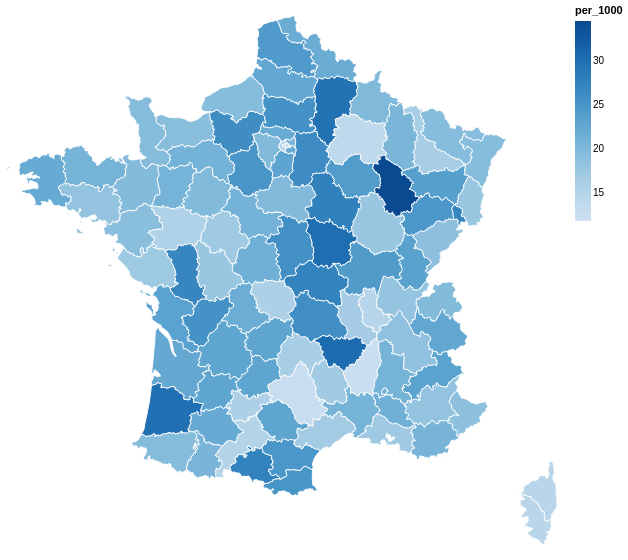

This figure's notebook cell:
### Code cell
geo = alt.InlineData(values=france['features'])
fields = ['type', 'geometry', 'properties']
lookup = alt.LookupData(geo, 'properties.code', fields)

menu = alt.binding_select(options=picks, name='Name: ')
slider = alt.binding_range(min=1900, max=2020, step=1, name='Year: ')
name_sel = alt.param(name='sel_name', value='KEVIN', bind=menu)
year_sel = alt.param(name='sel_year', value=1991, bind=slider)

bg = alt.Chart(geo).mark_geoshape(fill='lightgray', stroke='white')

shown = 'datum.name == sel_name && datum.year == sel_year'
front = alt.Chart(by_dept).transform_filter(shown)
front = front.transform_lookup('dept', from_=lookup)
front = front.mark_geoshape(stroke='white').encode(
    color=alt.Color('per_1000:Q', scale=alt.Scale(scheme='blues')),
    tooltip=['properties.nom:N', 'per_1000:Q'])

chart = (bg + front).add_params(name_sel, year_sel)
chart.project('mercator').properties(width=550, height=550)

### Figure 1 — Vega-Lite specification as saved in the notebook (floating-point values rounded to 4 significant figures; data arrays with more than 128 entries replaced by an {"elided": "..."} marker saying what was removed)
{"config": {"view": {"continuousWidth": 300, "continuousHeight": 300}}, "layer": [{"data": {"name": "data-70be24e22400b56bec8980b88d9ea387"}, "mark": {"type": "geoshape", "fill": "lightgray", "stroke": "white"}}, {"data": {"name": "data-f15bd71f28ed439c6ff69121ce92e0eb"}, "mark": {"type": "geoshape", "stroke": "white"}, "encoding": {"color": {"field": "per_1000", "scale": {"scheme": "blues"}, "type": "quantitative"}, "tooltip": [{"field": "properties.nom", "type": "nominal"}, {"field": "per_1000", "type": "quantitative"}]}, "transform": [{"filter": "datum.name == sel_name && datum.year == sel_year"}, {"lookup": "dept", "from": {"data": {"name": "data-70be24e22400b56bec8980b88d9ea387"}, "key": "properties.code", "fields": ["type", "geometry", "properties"]}}]}], "height": 550, "params": [{"name": "sel_name", "bind": {"input": "select", "options": ["KEVIN", "ERWAN", "MAEL", "RONAN", "AITOR", "MAITE", "MARIE", "JEAN", "MOHAMED"], "name": "Name: "}, "value": "KEVIN"}, {"name": "sel_year", "bind": {"input": "range", "max": 2020, "min": 1900, "name": "Year: ", "step": 1}, "value": 1991}], "projection": {"type": "mercator"}, "width": 550, "$schema": "https://vega.github.io/schema/vega-lite/v6.4.1.json", "datasets": {"data-70be24e22400b56bec8980b88d9ea387": [{"type": "Feature", "geometry": {"type": "Polygon", "coordinates": {"elided": "1x138x2 float values"}}, "properties": {"code": "01", "nom": "Ain"}}, {"type": "Feature", "geometry": {"type": "Polygon", "coordinates": {"elided": "1x185x2 float values"}}, "properties": {"code": "02", "nom": "Aisne"}}, {"type": "Feature", "geometry": {"type": "Polygon", "coordinates": {"elided": "1x166x2 float values"}}, "properties": {"code": "03", "nom": "Allier"}}, {"type": "Feature", "geometry": {"type": "Polygon", "coordinates": {"elided": "1x183x2 float values"}}, "properties": {"code": "04", "nom": "Alpes-de-Haute-Provence"}}, {"type": "Feature", "geometry": {"type": "Polygon", "coordinates": {"elided": "1x184x2 float values"}}, "properties": {"code": "05", "nom": "Hautes-Alpes"}}, {"type": "Feature", "geometry": {"type": "Polygon", "coordinates": {"elided": "1x132x2 float values"}}, "properties": {"code": "06", "nom": "Alpes-Maritimes"}}, {"type": "Feature", "geometry": {"type": "Polygon", "coordinates": {"elided": "1x138x2 float values"}}, "properties": {"code": "07", "nom": "Ardèche"}}, {"type": "Feature", "geometry": {"type": "Polygon", "coordinates": {"elided": "1x135x2 float values"}}, "properties": {"code": "08", "nom": "Ardennes"}}, {"type": "Feature", "geometry": {"type": "Polygon", "coordinates": {"elided": "1x149x2 float values"}}, "properties": {"code": "09", "nom": "Ariège"}}, {"type": "Feature", "geometry": {"type": "Polygon", "coordinates": {"elided": "1x142x2 float values"}}, "properties": {"code": "10", "nom": "Aube"}}, {"type": "Feature", "geometry": {"type": "Polygon", "coordinates": {"elided": "1x145x2 float values"}}, "properties": {"code": "11", "nom": "Aude"}}, {"type": "Feature", "geometry": {"type": "Polygon", "coordinates": {"elided": "1x189x2 float values"}}, "properties": {"code": "12", "nom": "Aveyron"}}, {"type": "Feature", "geometry": {"type": "Polygon", "coordinates": {"elided": "2 rows, 298 float values in total"}}, "properties": {"code": "13", "nom": "Bouches-du-Rhône"}}, {"type": "Feature", "geometry": {"type": "Polygon", "coordinates": {"elided": "1x128x2 float values"}}, "properties": {"code": "14", "nom": "Calvados"}}, {"type": "Feature", "geometry": {"type": "Polygon", "coordinates": {"elided": "1x160x2 float values"}}, "properties": {"code": "15", "nom": "Cantal"}}, {"type": "Feature", "geometry": {"type": "Polygon", "coordinates": {"elided": "1x146x2 float values"}}, "properties": {"code": "16", "nom": "Charente"}}, {"type": "Feature", "geometry": {"type": "MultiPolygon", "coordinates": {"elided": "3 rows, 438 float values in total"}}, "properties": {"code": "17", "nom": "Charente-Maritime"}}, {"type": "Feature", "geometry": {"type": "Polygon", "coordinates": {"elided": "1x156x2 float values"}}, "properties": {"code": "18", "nom": "Cher"}}, {"type": "Feature", "geometry": {"type": "Polygon", "coordinates": {"elided": "1x148x2 float values"}}, "properties": {"code": "19", "nom": "Corrèze"}}, {"type": "Feature", "geometry": {"type": "MultiPolygon", "coordinates": {"elided": "2 rows, 344 float values in total"}}, "properties": {"code": "21", "nom": "Côte-d'Or"}}, {"type": "Feature", "geometry": {"type": "Polygon", "coordinates": {"elided": "1x172x2 float values"}}, "properties": {"code": "22", "nom": "Côtes-d'Armor"}}, {"type": "Feature", "geometry": {"type": "Polygon", "coordinates": {"elided": "1x129x2 float values"}}, "properties": {"code": "23", "nom": "Creuse"}}, {"type": "Feature", "geometry": {"type": "Polygon", "coordinates": {"elided": "1x179x2 float values"}}, "properties": {"code": "24", "nom": "Dordogne"}}, {"type": "Feature", "geometry": {"type": "Polygon", "coordinates": {"elided": "1x144x2 float values"}}, "properties": {"code": "25", "nom": "Doubs"}}, {"type": "Feature", "geometry": {"type": "Polygon", "coordinates": {"elided": "2 rows, 380 float values in total"}}, "properties": {"code": "26", "nom": "Drôme"}}, {"type": "Feature", "geometry": {"type": "Polygon", "coordinates": {"elided": "1x150x2 float values"}}, "properties": {"code": "27", "nom": "Eure"}}, {"type": "Feature", "geometry": {"type": "Polygon", "coordinates": {"elided": "1x145x2 float values"}}, "properties": {"code": "28", "nom": "Eure-et-Loir"}}, {"type": "Feature", "geometry": {"type": "MultiPolygon", "coordinates": {"elided": "2 rows, 450 float values in total"}}, "properties": {"code": "29", "nom": "Finistère"}}, {"type": "Feature", "geometry": {"type": "Polygon", "coordinates": {"elided": "1x152x2 float values"}}, "properties": {"code": "2A", "nom": "Corse-du-Sud"}}, {"type": "Feature", "geometry": {"type": "Polygon", "coordinates": {"elided": "1x115x2 float values"}}, "properties": {"code": "2B", "nom": "Haute-Corse"}}, {"type": "Feature", "geometry": {"type": "Polygon", "coordinates": {"elided": "1x182x2 float values"}}, "properties": {"code": "30", "nom": "Gard"}}, {"type": "Feature", "geometry": {"type": "Polygon", "coordinates": {"elided": "1x244x2 float values"}}, "properties": {"code": "31", "nom": "Haute-Garonne"}}, {"type": "Feature", "geometry": {"type": "Polygon", "coordinates": {"elided": "1x160x2 float values"}}, "properties": {"code": "32", "nom": "Gers"}}, {"type": "Feature", "geometry": {"type": "Polygon", "coordinates": {"elided": "1x178x2 float values"}}, "properties": {"code": "33", "nom": "Gironde"}}, {"type": "Feature", "geometry": {"type": "Polygon", "coordinates": {"elided": "1x136x2 float values"}}, "properties": {"code": "34", "nom": "Hérault"}}, {"type": "Feature", "geometry": {"type": "MultiPolygon", "coordinates": {"elided": "2 rows, 346 float values in total"}}, "properties": {"code": "35", "nom": "Ille-et-Vilaine"}}, {"type": "Feature", "geometry": {"type": "Polygon", "coordinates": {"elided": "1x143x2 float values"}}, "properties": {"code": "36", "nom": "Indre"}}, {"type": "Feature", "geometry": {"type": "Polygon", "coordinates": {"elided": "1x144x2 float values"}}, "properties": {"code": "37", "nom": "Indre-et-Loire"}}, {"type": "Feature", "geometry": {"type": "Polygon", "coordinates": {"elided": "1x187x2 float values"}}, "properties": {"code": "38", "nom": "Isère"}}, {"type": "Feature", "geometry": {"type": "Polygon", "coordinates": {"elided": "1x144x2 float values"}}, "properties": {"code": "39", "nom": "Jura"}}, {"type": "Feature", "geometry": {"type": "Polygon", "coordinates": {"elided": "1x135x2 float values"}}, "properties": {"code": "40", "nom": "Landes"}}, {"type": "Feature", "geometry": {"type": "Polygon", "coordinates": {"elided": "1x171x2 float values"}}, "properties": {"code": "41", "nom": "Loir-et-Cher"}}, {"type": "Feature", "geometry": {"type": "Polygon", "coordinates": {"elided": "1x156x2 float values"}}, "properties": {"code": "42", "nom": "Loire"}}, {"type": "Feature", "geometry": {"type": "Polygon", "coordinates": {"elided": "1x134x2 float values"}}, "properties": {"code": "43", "nom": "Haute-Loire"}}, {"type": "Feature", "geometry": {"type": "Polygon", "coordinates": {"elided": "1x180x2 float values"}}, "properties": {"code": "44", "nom": "Loire-Atlantique"}}, {"type": "Feature", "geometry": {"type": "Polygon", "coordinates": {"elided": "1x160x2 float values"}}, "properties": {"code": "45", "nom": "Loiret"}}, {"type": "Feature", "geometry": {"type": "Polygon", "coordinates": {"elided": "1x133x2 float values"}}, "properties": {"code": "46", "nom": "Lot"}}, {"type": "Feature", "geometry": {"type": "Polygon", "coordinates": {"elided": "1x147x2 float values"}}, "properties": {"code": "47", "nom": "Lot-et-Garonne"}}, {"type": "Feature", "geometry": {"type": "Polygon", "coordinates": {"elided": "1x119x2 float values"}}, "properties": {"code": "48", "nom": "Lozère"}}, {"type": "Feature", "geometry": {"type": "Polygon", "coordinates": {"elided": "1x173x2 float values"}}, "properties": {"code": "49", "nom": "Maine-et-Loire"}}, {"type": "Feature", "geometry": {"type": "Polygon", "coordinates": {"elided": "1x161x2 float values"}}, "properties": {"code": "50", "nom": "Manche"}}, {"type": "Feature", "geometry": {"type": "Polygon", "coordinates": {"elided": "1x178x2 float values"}}, "properties": {"code": "51", "nom": "Marne"}}, {"type": "Feature", "geometry": {"type": "Polygon", "coordinates": {"elided": "1x158x2 float values"}}, "properties": {"code": "52", "nom": "Haute-Marne"}}, {"type": "Feature", "geometry": {"type": "Polygon", "coordinates": {"elided": "1x135x2 float values"}}, "properties": {"code": "53", "nom": "Mayenne"}}, {"type": "Feature", "geometry": {"type": "Polygon", "coordinates": {"elided": "1x202x2 float values"}}, "properties": {"code": "54", "nom": "Meurthe-et-Moselle"}}, {"type": "Feature", "geometry": {"type": "Polygon", "coordinates": {"elided": "1x152x2 float values"}}, "properties": {"code": "55", "nom": "Meuse"}}, {"type": "Feature", "geometry": {"type": "MultiPolygon", "coordinates": {"elided": "3 rows, 474 float values in total"}}, "properties": {"code": "56", "nom": "Morbihan"}}, {"type": "Feature", "geometry": {"type": "Polygon", "coordinates": {"elided": "1x202x2 float values"}}, "properties": {"code": "57", "nom": "Moselle"}}, {"type": "Feature", "geometry": {"type": "Polygon", "coordinates": {"elided": "1x143x2 float values"}}, "properties": {"code": "58", "nom": "Nièvre"}}, {"type": "Feature", "geometry": {"type": "MultiPolygon", "coordinates": {"elided": "2 rows, 400 float values in total"}}, "properties": {"code": "59", "nom": "Nord"}}, {"type": "Feature", "geometry": {"type": "Polygon", "coordinates": {"elided": "1x162x2 float values"}}, "properties": {"code": "60", "nom": "Oise"}}, {"type": "Feature", "geometry": {"type": "Polygon", "coordinates": {"elided": "1x163x2 float values"}}, "properties": {"code": "61", "nom": "Orne"}}, {"type": "Feature", "geometry": {"type": "Polygon", "coordinates": {"elided": "2 rows, 332 float values in total"}}, "properties": {"code": "62", "nom": "Pas-de-Calais"}}, {"type": "Feature", "geometry": {"type": "Polygon", "coordinates": {"elided": "1x152x2 float values"}}, "properties": {"code": "63", "nom": "Puy-de-Dôme"}}, {"type": "Feature", "geometry": {"type": "Polygon", "coordinates": {"elided": "3 rows, 370 float values in total"}}, "properties": {"code": "64", "nom": "Pyrénées-Atlantiques"}}, {"type": "Feature", "geometry": {"type": "MultiPolygon", "coordinates": {"elided": "3 rows, 314 float values in total"}}, "properties": {"code": "65", "nom": "Hautes-Pyrénées"}}, {"type": "Feature", "geometry": {"type": "Polygon", "coordinates": {"elided": "2 rows, 246 float values in total"}}, "properties": {"code": "66", "nom": "Pyrénées-Orientales"}}, {"type": "Feature", "geometry": {"type": "Polygon", "coordinates": {"elided": "1x136x2 float values"}}, "properties": {"code": "67", "nom": "Bas-Rhin"}}, {"type": "Feature", "geometry": {"type": "Polygon", "coordinates": {"elided": "1x87x2 float values"}}, "properties": {"code": "68", "nom": "Haut-Rhin"}}, {"type": "Feature", "geometry": {"type": "Polygon", "coordinates": {"elided": "1x123x2 float values"}}, "properties": {"code": "69", "nom": "Rhône"}}, {"type": "Feature", "geometry": {"type": "Polygon", "coordinates": {"elided": "1x137x2 float values"}}, "properties": {"code": "70", "nom": "Haute-Saône"}}, {"type": "Feature", "geometry": {"type": "Polygon", "coordinates": {"elided": "1x200x2 float values"}}, "properties": {"code": "71", "nom": "Saône-et-Loire"}}, {"type": "Feature", "geometry": {"type": "Polygon", "coordinates": {"elided": "1x137x2 float values"}}, "properties": {"code": "72", "nom": "Sarthe"}}, {"type": "Feature", "geometry": {"type": "Polygon", "coordinates": {"elided": "1x162x2 float values"}}, "properties": {"code": "73", "nom": "Savoie"}}, {"type": "Feature", "geometry": {"type": "Polygon", "coordinates": {"elided": "1x122x2 float values"}}, "properties": {"code": "74", "nom": "Haute-Savoie"}}, {"type": "Feature", "geometry": {"type": "Polygon", "coordinates": [[[2.416, 48.85], [2.462, 48.84], [2.463, 48.82], [2.438, 48.82], [2.401, 48.83], [2.364, 48.82], [2.332, 48.82], [2.279, 48.83], [2.224, 48.85], [2.232, 48.87], [2.258, 48.88], [2.277, 48.88], [2.32, 48.9], [2.385, 48.9], [2.414, 48.87], [2.416, 48.85]]]}, "properties": {"code": "75", "nom": "Paris"}}, {"type": "Feature", "geometry": {"type": "Polygon", "coordinates": {"elided": "1x126x2 float values"}}, "properties": {"code": "76", "nom": "Seine-Maritime"}}, {"type": "Feature", "geometry": {"type": "Polygon", "coordinates": {"elided": "1x142x2 float values"}}, "properties": {"code": "77", "nom": "Seine-et-Marne"}}, {"type": "Feature", "geometry": {"type": "Polygon", "coordinates": {"elided": "1x95x2 float values"}}, "properties": {"code": "78", "nom": "Yvelines"}}, {"type": "Feature", "geometry": {"type": "Polygon", "coordinates": {"elided": "1x166x2 float values"}}, "properties": {"code": "79", "nom": "Deux-Sèvres"}}, {"type": "Feature", "geometry": {"type": "Polygon", "coordinates": {"elided": "1x152x2 float values"}}, "properties": {"code": "80", "nom": "Somme"}}, {"type": "Feature", "geometry": {"type": "Polygon", "coordinates": {"elided": "1x147x2 float values"}}, "properties": {"code": "81", "nom": "Tarn"}}, {"type": "Feature", "geometry": {"type": "Polygon", "coordinates": {"elided": "1x163x2 float values"}}, "properties": {"code": "82", "nom": "Tarn-et-Garonne"}}, {"type": "Feature", "geometry": {"type": "MultiPolygon", "coordinates": {"elided": "4 rows, 334 float values in total"}}, "properties": {"code": "83", "nom": "Var"}}, {"type": "Feature", "geometry": {"type": "MultiPolygon", "coordinates": {"elided": "2 rows, 232 float values in total"}}, "properties": {"code": "84", "nom": "Vaucluse"}}, {"type": "Feature", "geometry": {"type": "MultiPolygon", "coordinates": {"elided": "3 rows, 340 float values in total"}}, "properties": {"code": "85", "nom": "Vendée"}}, {"type": "Feature", "geometry": {"type": "Polygon", "coordinates": {"elided": "1x165x2 float values"}}, "properties": {"code": "86", "nom": "Vienne"}}, {"type": "Feature", "geometry": {"type": "Polygon", "coordinates": {"elided": "1x159x2 float values"}}, "properties": {"code": "87", "nom": "Haute-Vienne"}}, {"type": "Feature", "geometry": {"type": "Polygon", "coordinates": {"elided": "1x148x2 float values"}}, "properties": {"code": "88", "nom": "Vosges"}}, {"type": "Feature", "geometry": {"type": "Polygon", "coordinates": {"elided": "1x176x2 float values"}}, "properties": {"code": "89", "nom": "Yonne"}}, {"type": "Feature", "geometry": {"type": "Polygon", "coordinates": [[[6.824, 47.81], [6.846, 47.82], [6.848, 47.8], [6.862, 47.79], [6.924, 47.77], [6.94, 47.77], [6.971, 47.75], [7.012, 47.74], [7.037, 47.72], [7.026, 47.7], [7.046, 47.67], [7.019, 47.65], [7.005, 47.62], [7.025, 47.59], [7.065, 47.6], [7.086, 47.59], [7.106, 47.55], [7.136, 47.54], [7.13, 47.5], [7.111, 47.49], [7.067, 47.49], [7.024, 47.5], [6.986, 47.49], [6.999, 47.45], [6.97, 47.45], [6.941, 47.43], [6.932, 47.46], [6.917, 47.47], [6.908, 47.49], [6.931, 47.5], [6.946, 47.51], [6.91, 47.53], [6.906, 47.55], [6.883, 47.56], [6.861, 47.55], [6.817, 47.55], [6.807, 47.56], [6.805, 47.58], [6.78, 47.63], [6.801, 47.64], [6.776, 47.67], [6.782, 47.69], [6.773, 47.71], [6.757, 47.72], [6.758, 47.75], [6.786, 47.78], [6.811, 47.8], [6.824, 47.81]]]}, "properties": {"code": "90", "nom": "Territoire de Belfort"}}, {"type": "Feature", "geometry": {"type": "Polygon", "coordinates": {"elided": "1x76x2 float values"}}, "properties": {"code": "91", "nom": "Essonne"}}, {"type": "Feature", "geometry": {"type": "Polygon", "coordinates": [[[2.291, 48.95], [2.327, 48.95], [2.336, 48.93], [2.32, 48.92], [2.32, 48.9], [2.277, 48.88], [2.258, 48.88], [2.232, 48.87], [2.224, 48.85], [2.279, 48.83], [2.332, 48.82], [2.319, 48.79], [2.326, 48.78], [2.309, 48.76], [2.321, 48.75], [2.314, 48.73], [2.265, 48.76], [2.233, 48.77], [2.227, 48.78], [2.203, 48.8], [2.183, 48.8], [2.177, 48.81], [2.152, 48.82], [2.146, 48.84], [2.153, 48.87], [2.168, 48.9], [2.201, 48.91], [2.269, 48.95], [2.291, 48.95]]]}, "properties": {"code": "92", "nom": "Hauts-de-Seine"}}, {"type": "Feature", "geometry": {"type": "Polygon", "coordinates": [[[2.553, 49.01], [2.58, 48.99], [2.572, 48.97], [2.589, 48.95], [2.592, 48.93], [2.587, 48.89], [2.568, 48.87], [2.593, 48.83], [2.592, 48.81], [2.534, 48.85], [2.482, 48.86], [2.416, 48.85], [2.414, 48.87], [2.385, 48.9], [2.32, 48.9], [2.32, 48.92], [2.336, 48.93], [2.327, 48.95], [2.291, 48.95], [2.299, 48.97], [2.333, 48.96], [2.344, 48.97], [2.385, 48.97], [2.407, 48.96], [2.459, 48.96], [2.467, 48.96], [2.515, 48.98], [2.532, 49.01], [2.553, 49.01]]]}, "properties": {"code": "93", "nom": "Seine-Saint-Denis"}}, {"type": "Feature", "geometry": {"type": "Polygon", "coordinates": [[[2.332, 48.82], [2.364, 48.82], [2.401, 48.83], [2.438, 48.82], [2.463, 48.82], [2.462, 48.84], [2.416, 48.85], [2.482, 48.86], [2.534, 48.85], [2.592, 48.81], [2.607, 48.77], [2.585, 48.74], [2.585, 48.73], [2.569, 48.71], [2.572, 48.69], [2.554, 48.69], [2.531, 48.7], [2.516, 48.73], [2.504, 48.74], [2.455, 48.72], [2.414, 48.72], [2.371, 48.72], [2.355, 48.74], [2.321, 48.75], [2.309, 48.76], [2.326, 48.78], [2.319, 48.79], [2.332, 48.82]]]}, "properties": {"code": "94", "nom": "Val-de-Marne"}}, {"type": "Feature", "geometry": {"type": "Polygon", "coordinates": {"elided": "1x73x2 float values"}}, "properties": {"code": "95", "nom": "Val-d'Oise"}}], "data-f15bd71f28ed439c6ff69121ce92e0eb": {"elided": "36881 records"}}}
